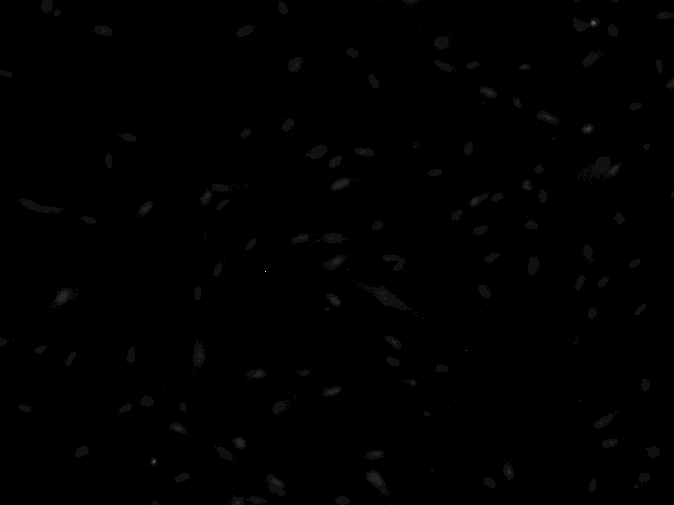
#> input picture bme481-midterm-projects/data/B6_DAPI_1.tif, 674 x 505 px, shrunk from 1280 x 960 before the run
$ python nuclei_detection_log_otsu.py
#> lines starting #> are read from the running program, lines starting #| are printed output that depends on the picture; after the words box and inside, x2 and y2 are one past the last pixel; in counts of white or black regions, pixels touching at a corner belong together
from pathlib import Path
import matplotlib.pyplot as plt
from skimage import io
from skimage.filters import threshold_otsu
from scipy.ndimage import gaussian_laplace
from scipy import ndimage as ndi

# Paths

BASE_DIR = Path(__file__).resolve().parent.parent
DATA_DIR = BASE_DIR / "data"
OUT_DIR = BASE_DIR / "outputs"
OUT_DIR.mkdir(exist_ok=True)

IMAGE_PATH = DATA_DIR / "B6_DAPI_1.tif"

if not IMAGE_PATH.exists():
    raise FileNotFoundError(
        f"Missing required image: {IMAGE_PATH}\n"
        "Place the file in the repo's data/ folder (not included publicly)."
    )

# Parameters

SIGMA = 7  # controls blob scale; tune based on nuclei size

# Load + Laplacian of Gaussian

img = io.imread(IMAGE_PATH)
#> img is the input picture: shape (505, 674) uint16; min 124, max 4095, mean 198.8

# LoG response (blobs appear as negative extrema depending on contrast)
log_img = gaussian_laplace(img.astype(float), sigma=SIGMA)
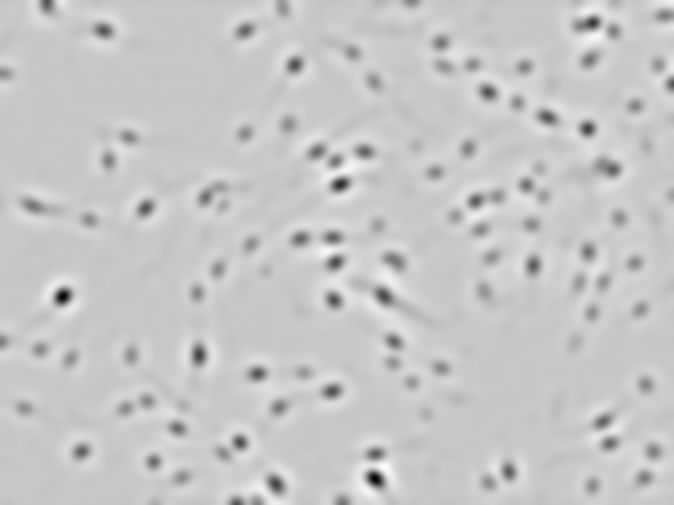
#> log_img: shape (505, 674) float64; min -4.65, max 1.31, mean -0.00655; drawn with min black and max white

# Otsu threshold on LoG response
thr = threshold_otsu(log_img)
#> thr = -0.588
binary = log_img <= thr  # invert if nuclei appear dark in LoG response
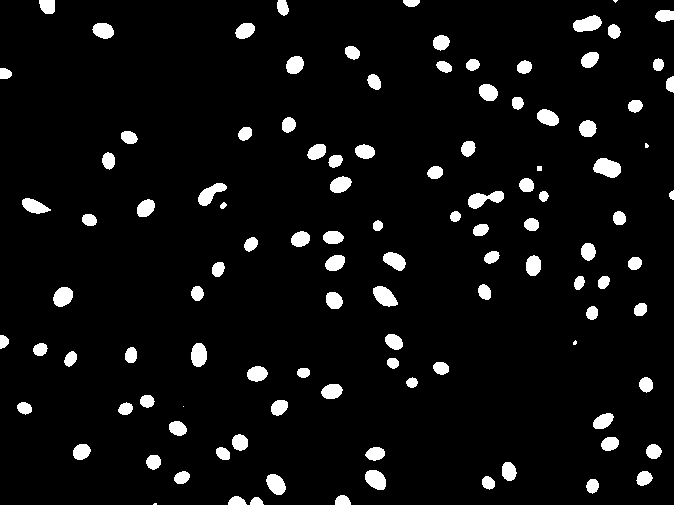
#> binary: shape (505, 674) bool; 5.7% white; 110 white regions (5 under 20 px), largest, box (x1, y1, x2, y2) and area: (593, 158, 621, 178) 400, (468, 191, 504, 209) 367, (573, 15, 602, 32) 347

# Label connected components
labeled, num = ndi.label(binary)
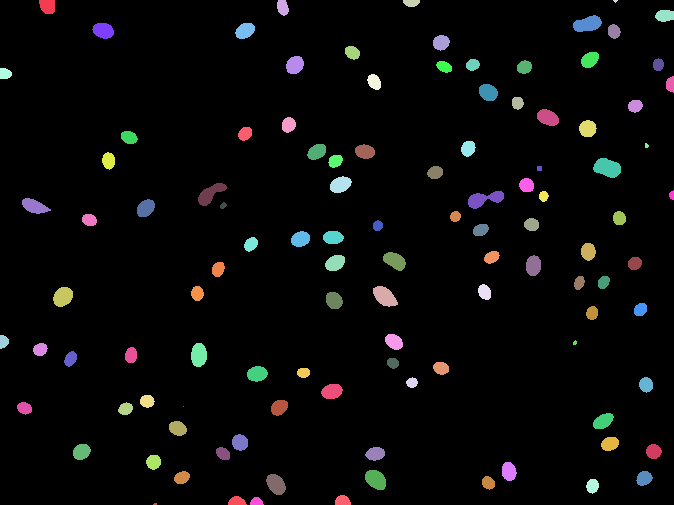
#> labeled: shape (505, 674) int32; 111 distinct labels, from 0 to 110; one colour per label, 0 black
#> num = 110

print(f"Detected connected components (pre-filter): {num}")
#| Detected connected components (pre-filter): 110

# Save figure

fig, ax = plt.subplots(1, 2, figsize=(12, 6))

ax[0].imshow(img, cmap="gray")
ax[0].set_title("Original (DAPI)")
ax[0].axis("off")

ax[1].imshow(binary, cmap="gray")
ax[1].set_title(f"LoG + Otsu (components: {num})")
ax[1].axis("off")

out_path = OUT_DIR / "dapi_log_otsu_binary.png"
plt.savefig(out_path, dpi=200, bbox_inches="tight")
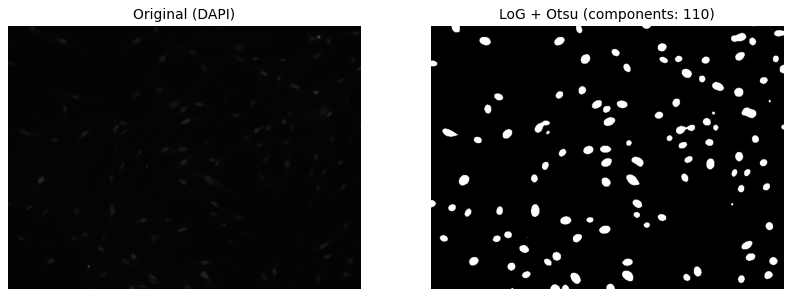
#> figure drawn by matplotlib, 2 panels
plt.show()

$ run again, with bme481-midterm-projects/data/clutter.png saved as bme481-midterm-projects/data/B6_DAPI_1.tif
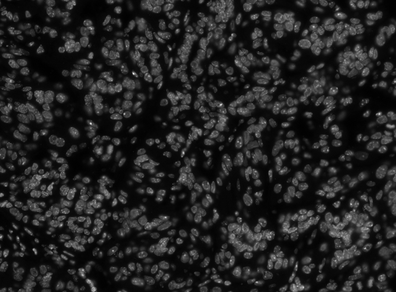
#> input picture bme481-midterm-projects/data/clutter.png, 396 x 292 px, shrunk from 753 x 554 before the run
#> img is the input picture: shape (292, 396, 3); min 0, max 251, mean 33.9
#> thr = -0.0273
#> `binary = log_img <= thr`:
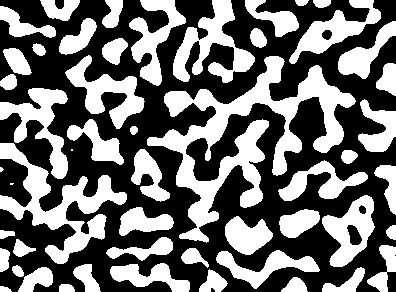
#> binary: shape (292, 396, 3) bool; 43.4% white; 52 white regions (3 under 20 px), largest, box (x1, y1, x2, y2) and area: (147, 56, 356, 243) 10596, (0, 143, 127, 264) 4622, (173, 0, 255, 83) 2743
#> `labeled, num = ndi.label(binary)`:
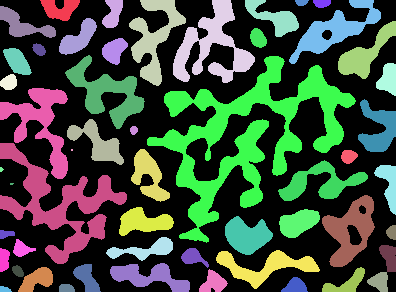
#> labeled: shape (292, 396, 3) int32; 54 distinct labels, from 0 to 53; one colour per label, 0 black
#> num = 53
#| Detected connected components (pre-filter): 53

$ run again, with bme481-midterm-projects/data/nuclei.png saved as bme481-midterm-projects/data/B6_DAPI_1.tif
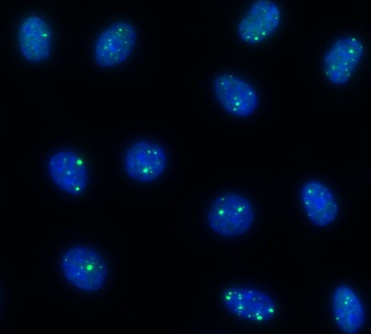
#> input picture bme481-midterm-projects/data/nuclei.png, 371 x 334 px, shrunk from 704 x 634 before the run
#> img is the input picture: shape (334, 371, 3); mean R, G, B 0.5, 8.9, 23.4
#> `log_img = gaussian_laplace(img.astype(float), sigma=SIGMA)`:
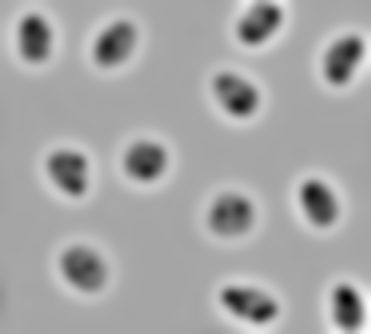
#> log_img: shape (334, 371, 3) float64; mean R, G, B -0.000455, -0.000542, -0.000625; drawn with min black and max white
#> thr = -0.165
#> `labeled, num = ndi.label(binary)`:
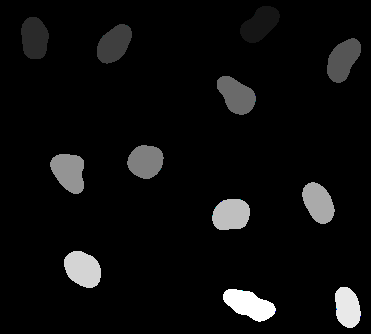
#> labeled: shape (334, 371, 3) int32; mean R, G, B 0.616, 0.617, 0.617; drawn with min black and max white
#> num = 12
#| Detected connected components (pre-filter): 12
